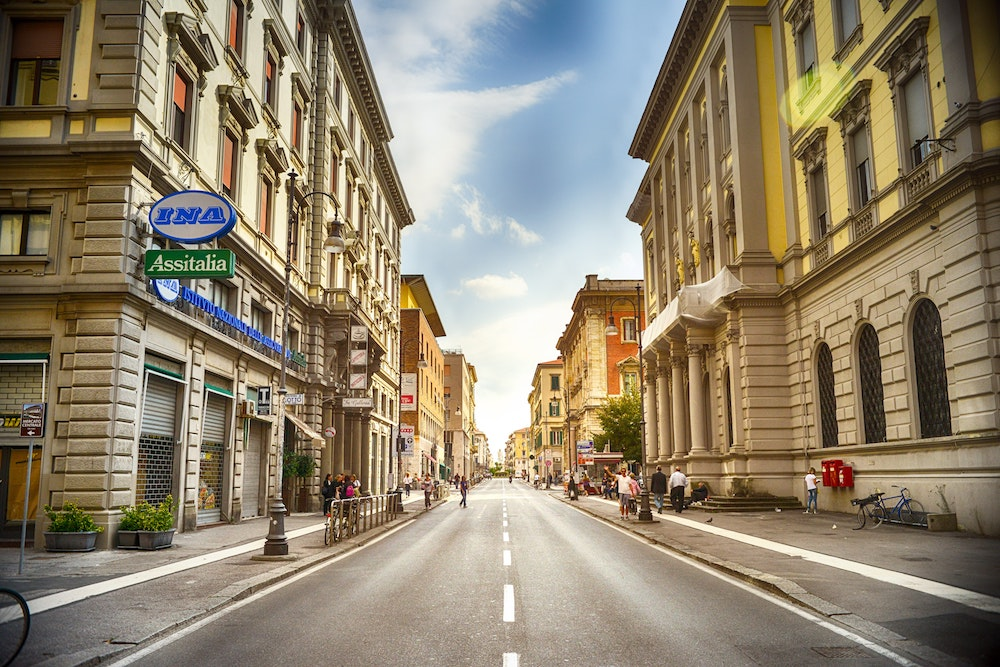
#> input picture resources/city.jpg, 1000 x 667 px
$ jupyter execute --allow-errors 'Harris corner detector.ipynb'   (Python 2 division)
#> lines starting #> are read from the running program, lines starting #| are printed output that depends on the picture
[cell 1]
import matplotlib.pyplot as plt
import numpy as np
from skimage.io import imread
from skimage.color import rgb2gray
from scipy.ndimage import filters
from scipy import signal
import skimage.io as io

## Process of Harris Corner Detection Algorithm
1. Color to grayscale
2. Spatial derivative calculation
3. Structure tensor setup
4. Harris response calculation
5. Non-maximum suppression

### 1. Color to grayscale

#> (a cell that did not finish here is left out)

### 2. Spatial derivative calculation

#> (a cell that did not finish here is left out)

### 3. Structure tensor setup

#> (a cell that did not finish here is left out)

### 4. Harris response calculation

[cell 5]
# Sensitivity factor to separate corners from edges, typically in range `[0, 0.2]`.
# Small values of k result in detection of sharp corners.
k = 0.05
#> k = 0.05

# determinant
#> (the rest of this cell did not finish here and is left out)

[cell 6]
#random sample image
ximage = np.array([[0, 0, 0, 0, 0, 0, 0, 0, 0, 0, 0, 0],
                   [0, 0, 0, 0, 0, 0, 0, 0, 0, 0, 0, 0],
                   [0, 0, 0, 0, 0, 0, 0, 0, 0, 0, 0, 0],
                   [0, 0, 0, 1, 1, 1, 1, 1, 1, 0, 0, 0],
                   [0, 0, 0, 1, 1, 1, 1, 1, 1, 0, 0, 0],
                   [0, 0, 0, 1, 1, 1, 1, 1, 1, 0, 0, 0],
                   [0, 0, 0, 1, 1, 1, 1, 1, 1, 0, 0, 0],
                   [0, 0, 0, 1, 1, 1, 1, 1, 1, 0, 0, 0],
                   [0, 0, 0, 1, 1, 1, 1, 1, 1, 0, 0, 0],
                   [0, 0, 0, 0, 0, 0, 0, 0, 0, 0, 0, 0],
                   [0, 0, 0, 0, 0, 0, 0, 0, 0, 0, 0, 0],
                   [0, 0, 0, 0, 0, 0, 0, 0, 0, 0, 0, 0]])

plt.imshow(ximage, cmap="gray")

[cell 7]
def plotIxIy(Ix, Iy):
    plt.subplot(121)
    plt.title("Ix")
    plt.imshow(Ix, cmap="gray")
    plt.subplot(122)
    plt.title("Iy")
    plt.imshow(Iy, cmap="gray")

Ix, Iy = np.gradient(ximage)
plotIxIy(Ix, Iy)

[cell 8]
Ix = np.diff(ximage, axis=1)
Iy = np.diff(ximage, axis=0)
plotIxIy(Ix, Iy)
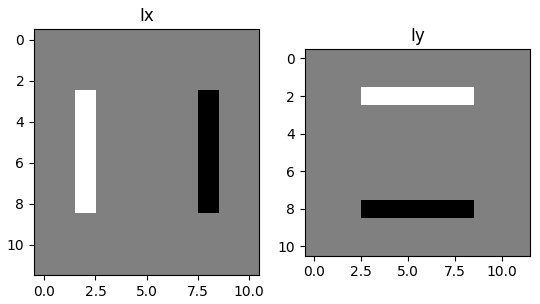
#> figure drawn by matplotlib, 2 panels

[cell 9]
Ix = np.zeros(ximage.shape)
filters.sobel(ximage,1,Ix)
Iy = np.zeros(ximage.shape)
filters.sobel(ximage,0,Iy)
plotIxIy(Ix, Iy)
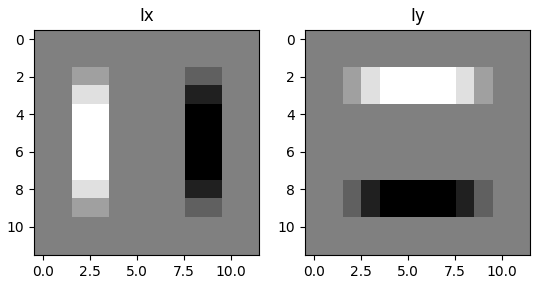
#> figure drawn by matplotlib, 2 panels

[cell 10]
Ixx = Ix**2
Iyy = Iy**2
Ixy = Ix*Iy

# Sensitivity factor to separate corners from edges, typically in range `[0, 0.2]`.
# Small values of k result in detection of sharp corners.
k = 0.05

# determinant
det = Ixx * Iyy - Ixy ** 2
# trace
trace = Ixx + Iyy

response = det - k * trace ** 2

print response

[cell 11]
from skimage.feature import corner_harris, corner_peaks
# print corner_harris(ximage)
coords = corner_peaks(corner_harris(ximage))

fig, ax = plt.subplots()
ax.imshow(ximage, interpolation='nearest', cmap=plt.cm.gray)
ax.plot(coords[:, 1], coords[:, 0], '.b', markersize=3)

#> (a cell that did not finish here is left out)

[cell 13]
input_pixels = imread('resources/city.jpg')
#> input_pixels is the input picture: shape (667, 1000, 3); mean R, G, B 143.5, 131.7, 110
input_pixels = np.array(rgb2gray(input_pixels)*255, np.uint8)
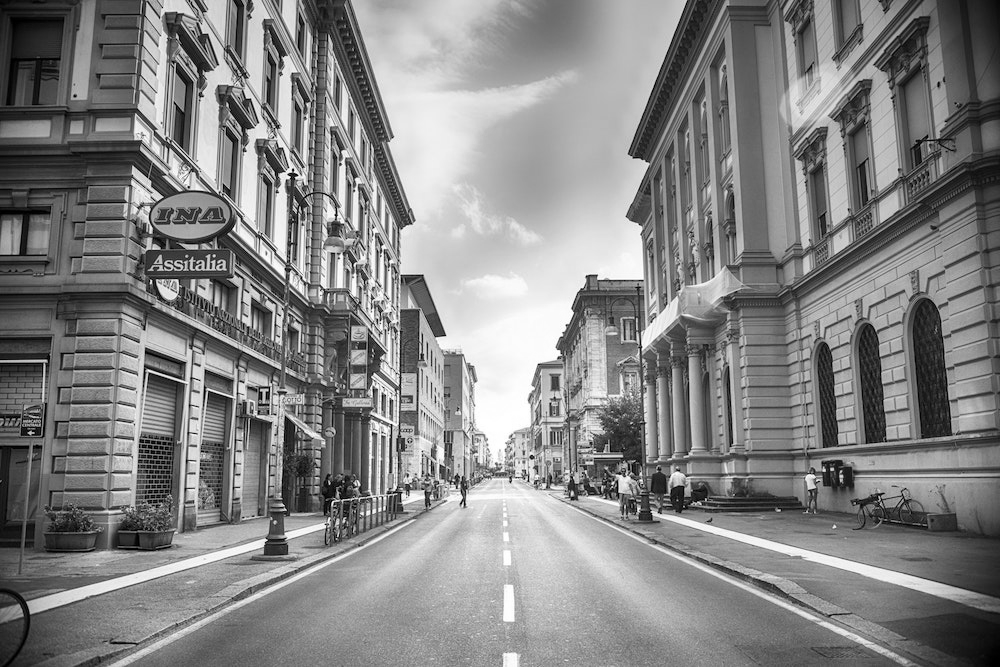
#> input_pixels: shape (667, 1000); min 0, max 255, mean 132.1
coords = corner_peaks(corner_harris(input_pixels))
#> coords = 16839 pairs, first value 1 to 665, second value 1 to 998

fig, ax = plt.subplots()
ax.imshow(input_pixels, interpolation='nearest', cmap=plt.cm.gray)
ax.plot(coords[:, 1], coords[:, 0], '.r', markersize=3)
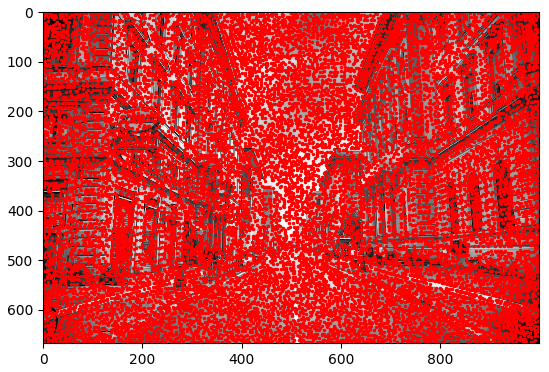
#> figure drawn by matplotlib, 1 panel

[cell 14]
input_pixels = imread('resources/puppy.jpg')
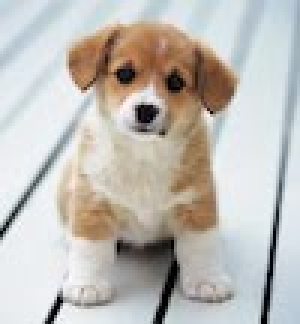
#> input picture resources/puppy.jpg, 100 x 108 px (shown 3 times larger)
#> input_pixels is the input picture: shape (108, 100, 3); mean R, G, B 191.9, 188.8, 183.6
input_pixels = np.array(rgb2gray(input_pixels)*255, np.uint8)
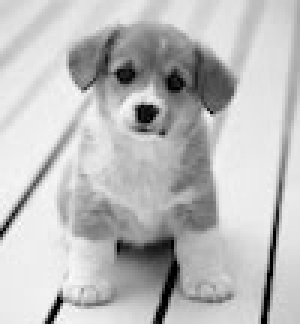
#> input_pixels: shape (108, 100) (shown 3 times larger); min 0, max 254, mean 188.6
coords = corner_peaks(corner_harris(input_pixels))
#> coords = 240 pairs, first value 1 to 106, second value 1 to 98

fig, ax = plt.subplots()
ax.imshow(input_pixels, interpolation='nearest', cmap=plt.cm.gray)
ax.plot(coords[:, 1], coords[:, 0], '.r', markersize=3)
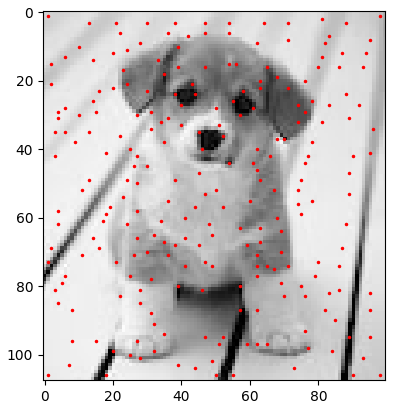
#> figure drawn by matplotlib, 1 panel

[cell 15]
input_pixels = imread('resources/auto.jpg')
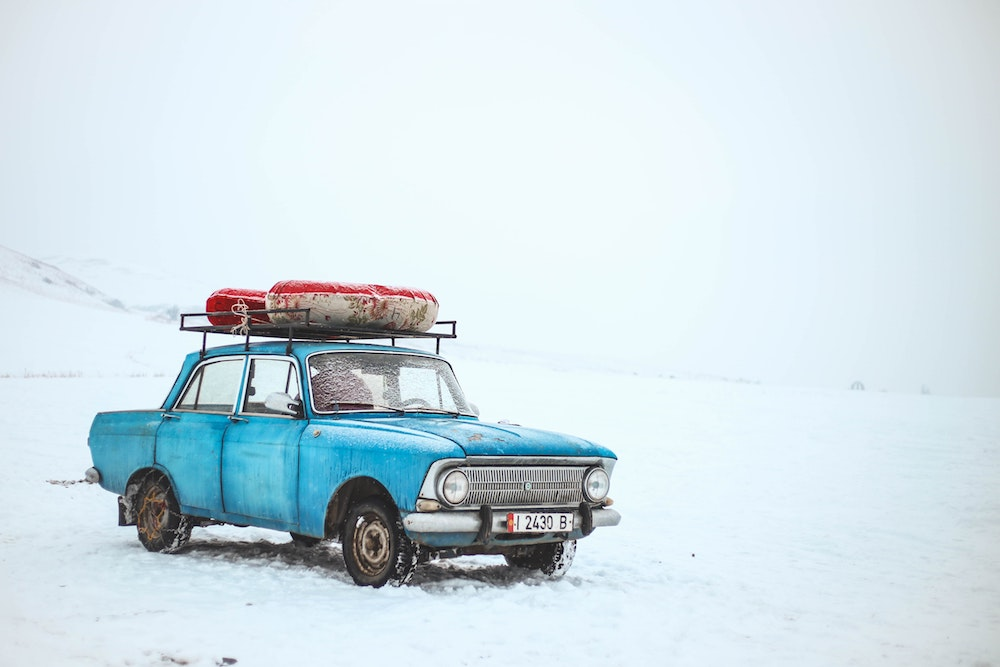
#> input picture resources/auto.jpg, 1000 x 667 px
#> input_pixels is the input picture: shape (667, 1000, 3); mean R, G, B 208.1, 223.7, 230.9
input_pixels = np.array(rgb2gray(input_pixels)*255, np.uint8)
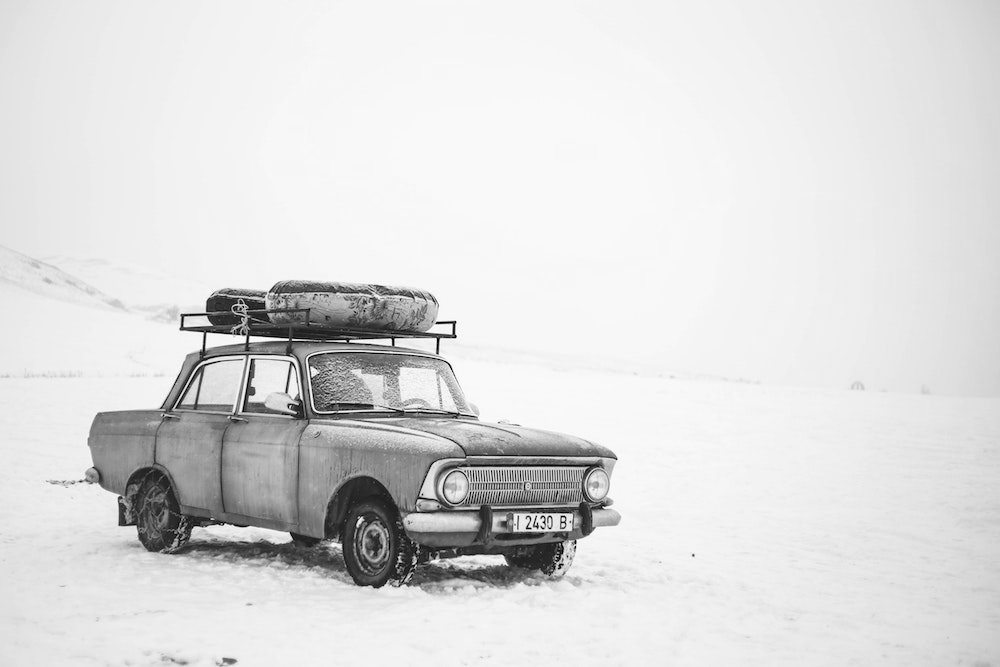
#> input_pixels: shape (667, 1000); min 0, max 254, mean 220.4
coords = corner_peaks(corner_harris(input_pixels))
#> coords = 34071 pairs, first value 1 to 665, second value 1 to 998

fig, ax = plt.subplots()
ax.imshow(input_pixels, interpolation='nearest', cmap=plt.cm.gray)
ax.plot(coords[:, 1], coords[:, 0], '.r', markersize=3)
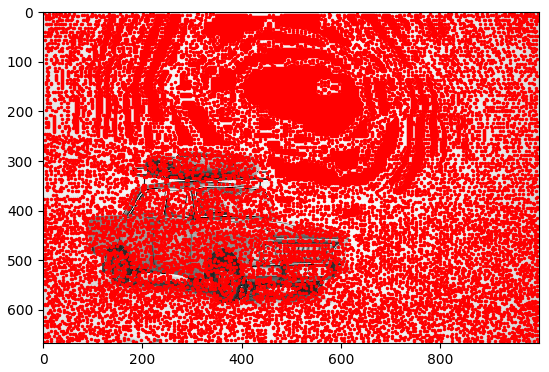
#> figure drawn by matplotlib, 1 panel
